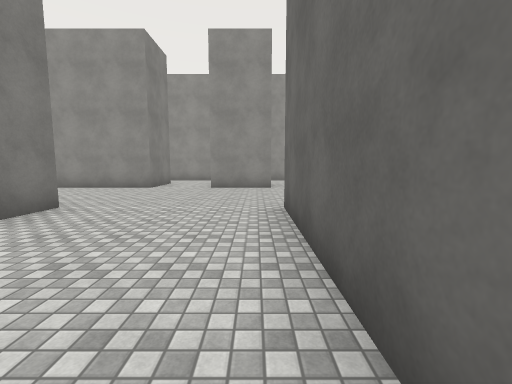
[1] (above)

24 first-person views from a walk through a Unity game level. The camera is 1.5 m above the floor, tilts 6° down and sees 90° across. The floor is counted in squares, 2 m on a side. Each view is taken from the middle of a square. On the plan, view 1 faces up. The plan holds only what a view shows up to about 9 squares ahead; the rest is blank. The place goes on beyond the plan. The player is left out. Surface patterns are stand-ins for the level's own textures.

[2]
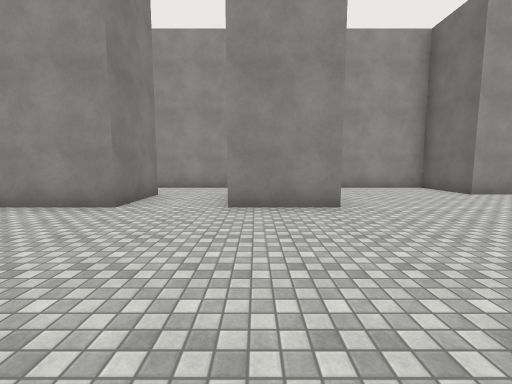

[3]
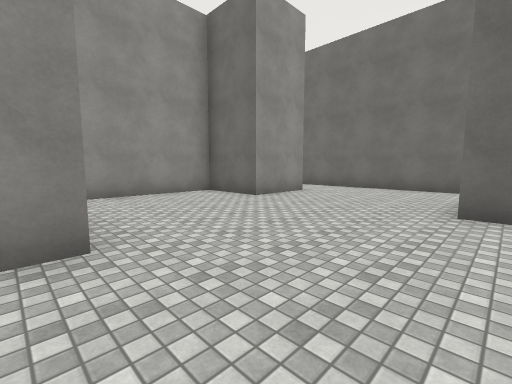

[4]
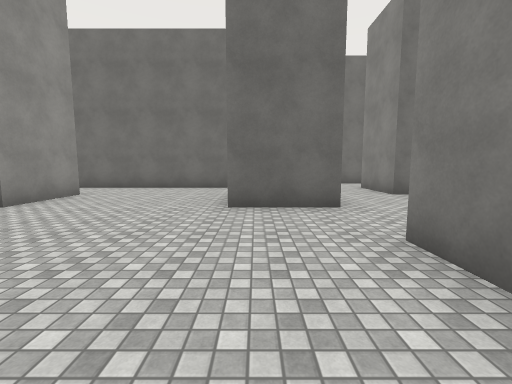

[5]
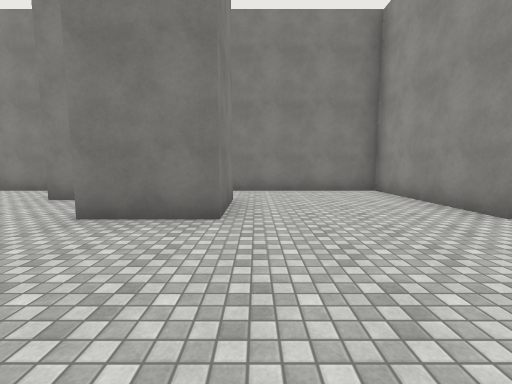

[6]
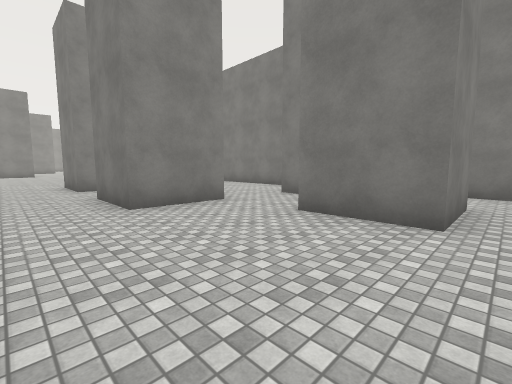

[7]
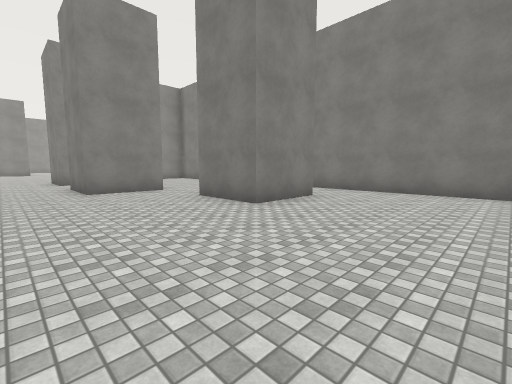

[8]
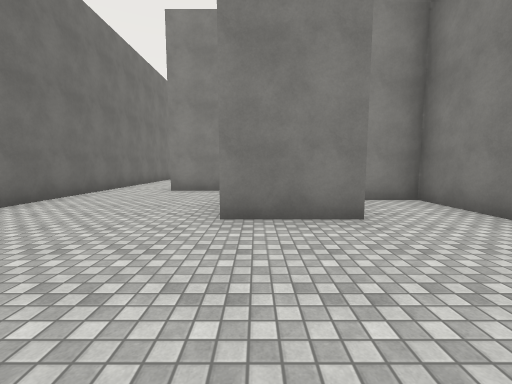

[9]
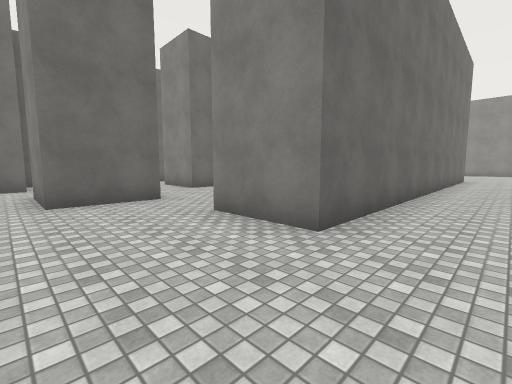

[10]
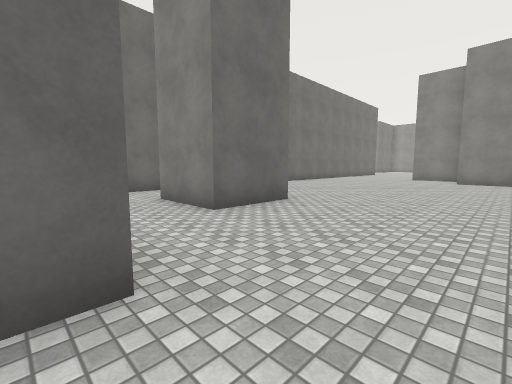

[11]
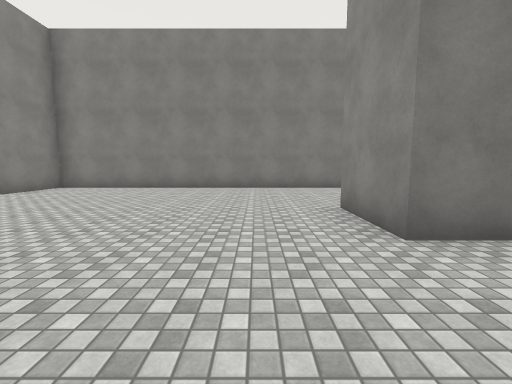

[12]
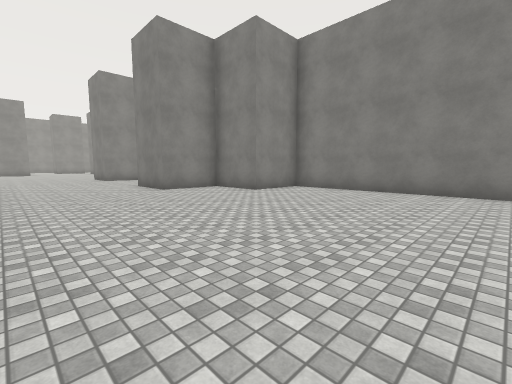

[13]
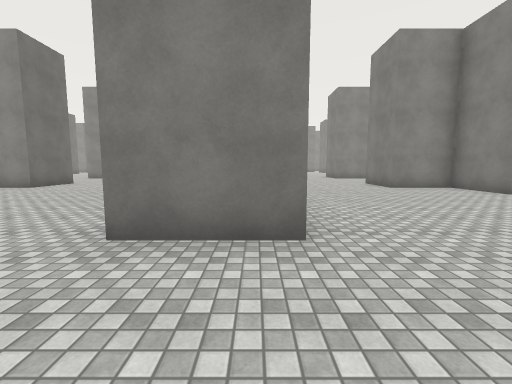

[14]
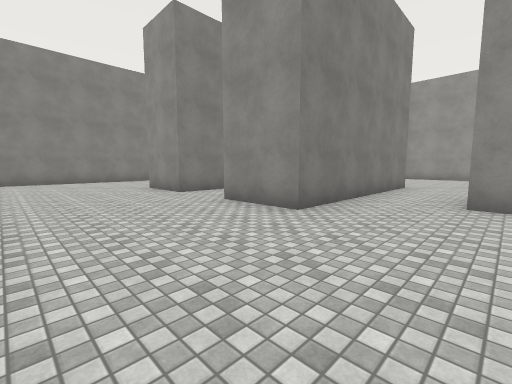

[15]
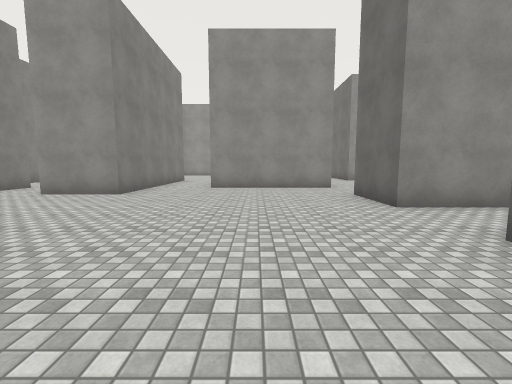

[16]
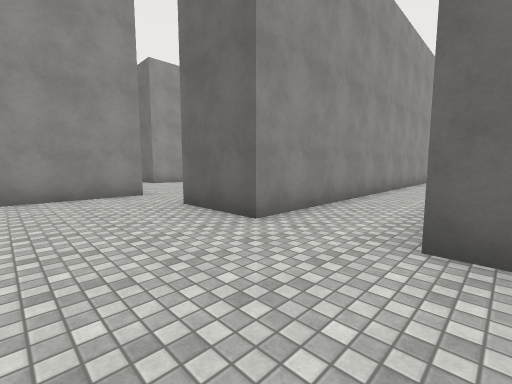

[17]
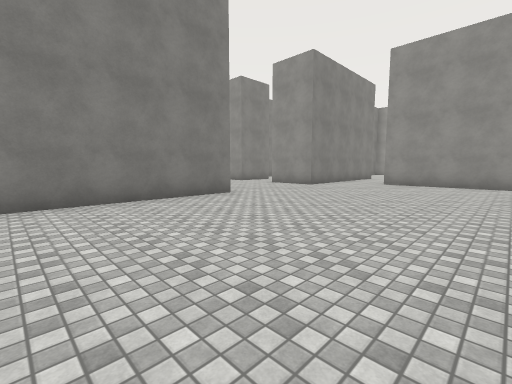

[18]
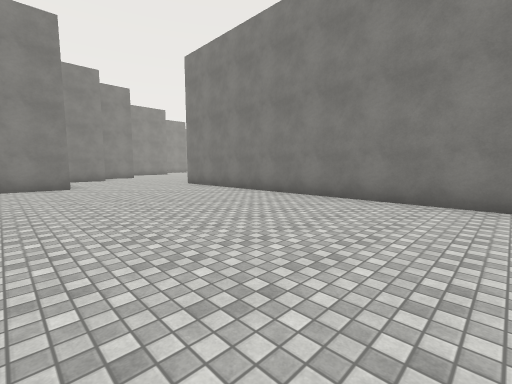

[19]
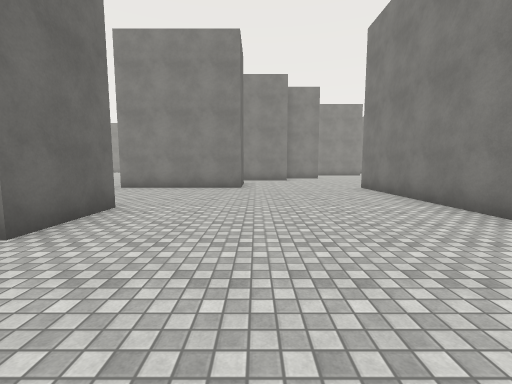

[20]
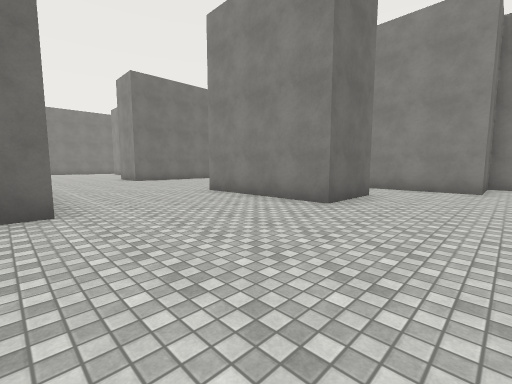

[21]
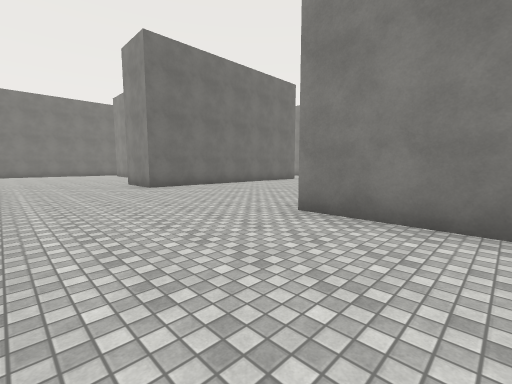

[22]
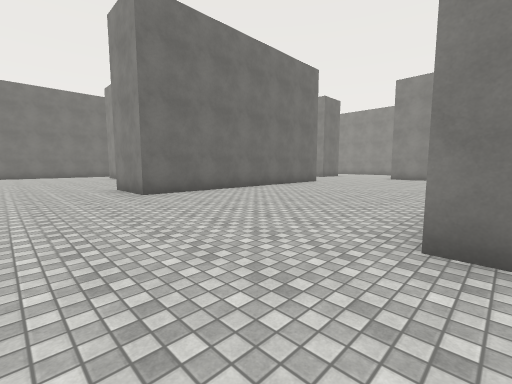

[23]
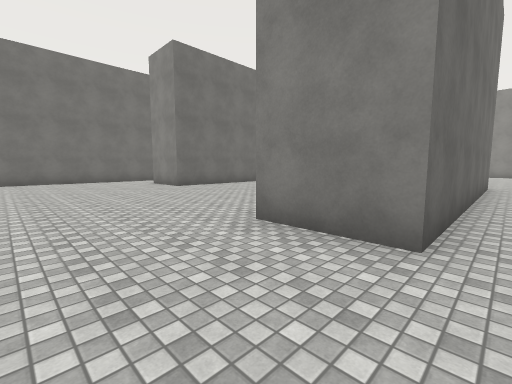

[24]
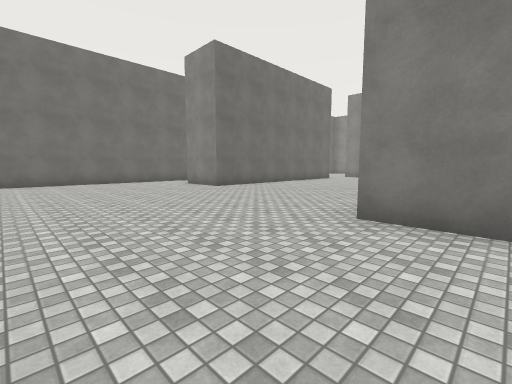

### Floor plan
Points are (right, up) in squares from view 1. A wall is a line through its corners. A room is listed if a view was taken in it or the views show most of it. See-through windows are left out.
Room 1 (views 1, 2, 3, 4, 5, 6, 7, 8, 9, 10)
walls: (0.6, 8.5) (-1.5, 8.5); (-3.5, 8.5) (-7.5, 8.5) (-7.5, 2.5) (-6.2, 2.5); (4.5, 4.4) (4.5, 6.5) (6.5, 6.5); (-5.6, 4.5) (-3.5, 4.5) (-3.5, 2.5); (-3.6, 0.5) (-1.5, 0.5) (-1.5, -1.5); (-5.5, 1.1) (-5.5, 0.5); (0.5, -1.4) (0.5, 4.5) (2.5, 4.5); (6.5, 10.5) (4.5, 10.5) (4.5, 12.5) (1.2, 12.5); (8.5, 6.4) (8.5, 11.9)
ways out: opening at (3.5, 4.5) to room 2; opening at (-4.5, 0); opening at (-2.5, 9.5); opening at (-0.5, -0.5); opening at (7.5, 6.5)
Room 2 (views 11, 12, 13, 14, 15, 16, 17, 18, 19, 20, 21, 22, 23, 24)
walls: (18.5, -11.6) (18.5, -9.5); (16.5, -17.5) (16.5, -15.5) (20.5, -15.5); (18.5, -4.1) (18.5, -3.5); (10.4, -3.5) (12.5, -3.5) (12.5, -15.5); (14.5, -21.5) (14.5, -19.5) (17.4, -19.5); (8.5, 0.5) (6.5, 0.5) (6.5, 2.5); (12.5, 2.5) (12.5, 0.5) (10.5, 0.5); (18.6, 2.5) (14.5, 2.5); (25.4, -1.5) (18.5, -1.5) (18.5, 0.5); (26.5, -21.5) (26.5, -15.5) (28.5, -15.5); (2.5, 1.9) (2.5, -7.5) (4.5, -7.5) (4.5, -9.5) (6.5, -9.5) (6.5, -11.2); (38.5, -13.4) (38.5, -12)
ways out: opening at (3.5, 4.5) to room 1; opening at (-0.5, -4.5); opening at (7, 3.5); opening at (9.5, 1.5); opening at (13.5, 3.5); opening at (19, 1.5); opening at (19.5, -8.5); opening at (25.5, -2.5)

Positions as (right, up) in squares from view 1, and headings:
1: (0, 0), facing up
2: (-1, 4), facing up
3: (0, 6), facing up-right
4: (0, 6), facing right
5: (0, 5), facing left
6: (0, 5), facing down-left
7: (0, 8), facing down-left
8: (-4, 8), facing down
9: (-1, 7), facing down-right
10: (3, 5), facing down-right
11: (11, -1), facing left
12: (10, -2), facing down-left
13: (11, -1), facing down
14: (15, -3), facing up-left
15: (16, -6), facing up
16: (16, -4), facing up-right
17: (18, -8), facing up-left
18: (18, -6), facing down-left
19: (16, -7), facing down
20: (14, -11), facing down-right
21: (18, -12), facing down-right
22: (20, -13), facing down-right
23: (26, -13), facing down-right
24: (27, -12), facing down-right
